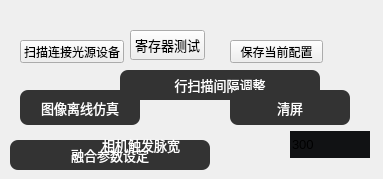
            <widget class="QWidget" name="page_13">
             <widget class="QPushButton" name="LightBtn">
              <property name="geometry">
               <rect>
                <x>120</x>
                <y>70</y>
                <width>200</width>
                <height>30</height>
               </rect>
              </property>
              <property name="sizePolicy">
               <sizepolicy hsizetype="Fixed" vsizetype="Fixed">
                <horstretch>0</horstretch>
                <verstretch>0</verstretch>
               </sizepolicy>
              </property>
              <property name="minimumSize">
               <size>
                <width>200</width>
                <height>30</height>
               </size>
              </property>
              <property name="font">
               <font>
                <pointsize>10</pointsize>
               </font>
              </property>
              <property name="styleSheet">
               <string notr="true">#LightBtn
{
border-radius:8px;
color: #FFFFFF;
 background-color: #333333; 

}

#LightBtn::hover
{	
color: #FFFFFF;

background-color: #1781b5;

}

#LightBtn::pressed,QPushButton::checked
{
    color: #FFFFFF;
   background-color: #718093;
}</string>
              </property>
              <property name="text">
               <string>行扫描间隔调整</string>
              </property>
             </widget>
             <widget class="QPushButton" name="pushButton_5">
              <property name="geometry">
               <rect>
                <x>130</x>
                <y>30</y>
                <width>75</width>
                <height>30</height>
               </rect>
              </property>
              <property name="minimumSize">
               <size>
                <width>0</width>
                <height>30</height>
               </size>
              </property>
              <property name="font">
               <font>
                <pointsize>10</pointsize>
               </font>
              </property>
              <property name="text">
               <string>寄存器测试</string>
              </property>
             </widget>
             <widget class="QPushButton" name="ModbusClientBtn_9">
              <property name="geometry">
               <rect>
                <x>20</x>
                <y>90</y>
                <width>120</width>
                <height>35</height>
               </rect>
              </property>
              <property name="sizePolicy">
               <sizepolicy hsizetype="Fixed" vsizetype="Fixed">
                <horstretch>0</horstretch>
                <verstretch>0</verstretch>
               </sizepolicy>
              </property>
              <property name="minimumSize">
               <size>
                <width>120</width>
                <height>35</height>
               </size>
              </property>
              <property name="maximumSize">
               <size>
                <width>120</width>
                <height>46</height>
               </size>
              </property>
              <property name="font">
               <font>
                <pointsize>10</pointsize>
               </font>
              </property>
              <property name="styleSheet">
               <string notr="true">#ModbusClientBtn_9
{
border-radius:8px;
color: #FFFFFF;
 background-color: #333333; 

}

#ModbusClientBtn_9::hover
{	
color: #FFFFFF;

background-color: #1781b5;

}

#ModbusClientBtn_9::pressed,QPushButton::checked
{
    color: #FFFFFF;
   background-color: #718093;
}</string>
              </property>
              <property name="text">
               <string>图像离线仿真</string>
              </property>
              <property name="icon">
               <iconset>
                <normaloff>:/Res/LEDOFF.png</normaloff>:/Res/LEDOFF.png</iconset>
              </property>
             </widget>
             <widget class="QPushButton" name="ClearBtn">
              <property name="geometry">
               <rect>
                <x>230</x>
                <y>90</y>
                <width>120</width>
                <height>35</height>
               </rect>
              </property>
              <property name="sizePolicy">
               <sizepolicy hsizetype="Fixed" vsizetype="Fixed">
                <horstretch>0</horstretch>
                <verstretch>0</verstretch>
               </sizepolicy>
              </property>
              <property name="minimumSize">
               <size>
                <width>120</width>
                <height>35</height>
               </size>
              </property>
              <property name="maximumSize">
               <size>
                <width>120</width>
                <height>35</height>
               </size>
              </property>
              <property name="font">
               <font>
                <pointsize>10</pointsize>
               </font>
              </property>
              <property name="styleSheet">
               <string notr="true">#ClearBtn
{
border-radius:8px;
color: #FFFFFF;
 background-color: #333333; 

}

#ClearBtn::hover
{	
color: #FFFFFF;

background-color: #1781b5;

}

#ClearBtn::pressed,QPushButton::checked
{
    color: #FFFFFF;
   background-color: #718093;
}</string>
              </property>
              <property name="text">
               <string>清屏</string>
              </property>
              <property name="icon">
               <iconset>
                <normaloff>:/Res/LEDOFF.png</normaloff>:/Res/LEDOFF.png</iconset>
              </property>
             </widget>
             <widget class="QPushButton" name="pushButton_4">
              <property name="geometry">
               <rect>
                <x>230</x>
                <y>40</y>
                <width>93</width>
                <height>23</height>
               </rect>
              </property>
              <property name="text">
               <string>保存当前配置</string>
              </property>
             </widget>
             <widget class="QPushButton" name="BtndevIp">
              <property name="geometry">
               <rect>
                <x>20</x>
                <y>40</y>
                <width>104</width>
                <height>23</height>
               </rect>
              </property>
              <property name="text">
               <string>扫描连接光源设备</string>
              </property>
             </widget>
             <widget class="QPushButton" name="ModbusClientBtn_8">
              <property name="geometry">
               <rect>
                <x>10</x>
                <y>140</y>
                <width>200</width>
                <height>30</height>
               </rect>
              </property>
              <property name="sizePolicy">
               <sizepolicy hsizetype="Expanding" vsizetype="Fixed">
                <horstretch>0</horstretch>
                <verstretch>0</verstretch>
               </sizepolicy>
              </property>
              <property name="minimumSize">
               <size>
                <width>200</width>
                <height>30</height>
               </size>
              </property>
              <property name="maximumSize">
               <size>
                <width>100000</width>
                <height>16777215</height>
               </size>
              </property>
              <property name="font">
               <font>
                <pointsize>10</pointsize>
               </font>
              </property>
              <property name="styleSheet">
               <string notr="true">#ModbusClientBtn_8
{
border-radius:8px;
color: #FFFFFF;
 background-color: #333333; 

}

#ModbusClientBtn_8::hover
{	
color: #FFFFFF;

background-color: #1781b5;

}

#ModbusClientBtn_8::pressed,QPushButton::checked
{
    color: #FFFFFF;
   background-color: #718093;
}</string>
              </property>
              <property name="text">
               <string>融合参数设定</string>
              </property>
              <property name="icon">
               <iconset>
                <normaloff>:/Res/LEDOFF.png</normaloff>:/Res/LEDOFF.png</iconset>
              </property>
             </widget>
             <widget class="QWidget" name="layoutWidget_2">
              <property name="geometry">
               <rect>
                <x>100</x>
                <y>130</y>
                <width>274</width>
                <height>29</height>
               </rect>
              </property>
              <layout class="QHBoxLayout" name="horizontalLayout_59">
               <item>
                <widget class="QLabel" name="label_65">
                 <property name="sizePolicy">
                  <sizepolicy hsizetype="Fixed" vsizetype="Preferred">
                   <horstretch>0</horstretch>
                   <verstretch>0</verstretch>
                  </sizepolicy>
                 </property>
                 <property name="minimumSize">
                  <size>
                   <width>90</width>
                   <height>0</height>
                  </size>
                 </property>
                 <property name="font">
                  <font>
                   <pointsize>10</pointsize>
                  </font>
                 </property>
                 <property name="styleSheet">
                  <string notr="true">color: rgb(255, 255, 255);</string>
                 </property>
                 <property name="text">
                  <string>相机触发脉宽</string>
                 </property>
                </widget>
               </item>
               <item>
                <spacer name="horizontalSpacer_5">
                 <property name="orientation">
                  <enum>Qt::Horizontal</enum>
                 </property>
                 <property name="sizeType">
                  <enum>QSizePolicy::Fixed</enum>
                 </property>
                 <property name="sizeHint" stdset="0">
                  <size>
                   <width>90</width>
                   <height>20</height>
                  </size>
                 </property>
                </spacer>
               </item>
               <item>
                <widget class="QLineEdit" name="lineEdit_7">
                 <property name="sizePolicy">
                  <sizepolicy hsizetype="Minimum" vsizetype="Fixed">
                   <horstretch>0</horstretch>
                   <verstretch>0</verstretch>
                  </sizepolicy>
                 </property>
                 <property name="minimumSize">
                  <size>
                   <width>80</width>
                   <height>27</height>
                  </size>
                 </property>
                 <property name="maximumSize">
                  <size>
                   <width>80</width>
                   <height>26</height>
                  </size>
                 </property>
                 <property name="font">
                  <font>
                   <pointsize>10</pointsize>
                  </font>
                 </property>
                 <property name="styleSheet">
                  <string notr="true">background-color: rgb(17, 18, 20);
border:none;</string>
                 </property>
                 <property name="text">
                  <string>300</string>
                 </property>
                </widget>
               </item>
              </layout>
             </widget>
            </widget>
